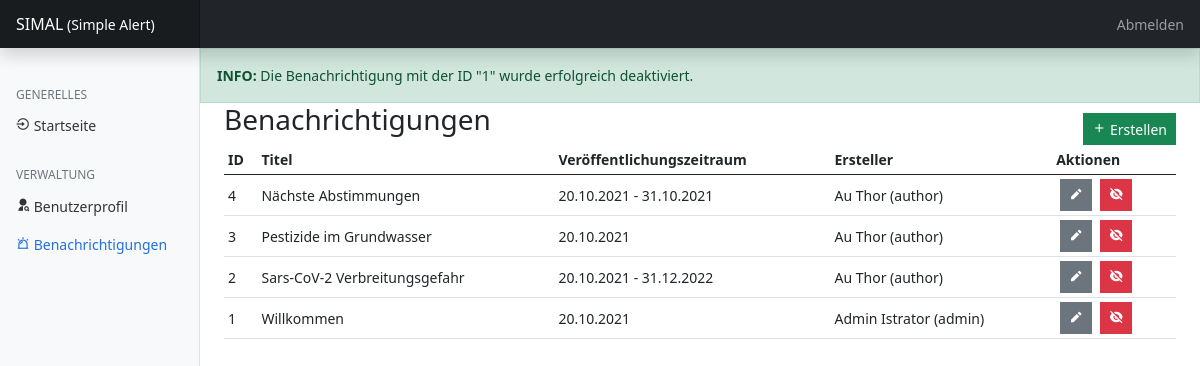
The app's page /manage/alerts.php?mode=disable&alert_id=1 (signed in), older data.
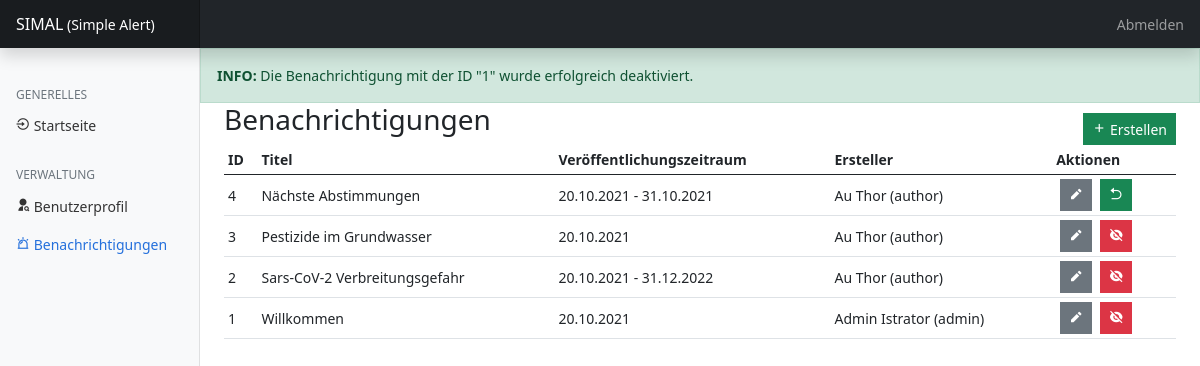
The same page, newer data.
### tables this page shows
CREATE TABLE `alert` (
  `id` bigint(20) UNSIGNED NOT NULL,
  `state` bigint(20) UNSIGNED NOT NULL DEFAULT 1,
  `title` varchar(30) NOT NULL,
  `description` varchar(350) NOT NULL,
  `informations` varchar(350) DEFAULT NULL,
  `publish_from` date NOT NULL DEFAULT current_timestamp(),
  `publish_to` date DEFAULT NULL,
  `creator` bigint(20) UNSIGNED NOT NULL,
  `isDeleted` tinyint(1) NOT NULL DEFAULT 0
);

### includes/functions.php (called while the page is built, shortened)
<?php
function isLoggedIn(): bool {
    if(isset($_SESSION['loggedIn']) && $_SESSION['loggedIn']) {
        return true;
    }
    return false;
}
function hasRole($role): bool {
    if(isset($_SESSION['roles']) && in_array($role, $_SESSION['roles'])) {
        return true;
    }
    return false;
}
?>

### manage/alerts.php (the view, shortened to what this page needs)
<?php
require_once('../includes/functions.php');
$view = V_ALERTS_DEFAULT;
?>
<!doctype html>
<html lang="en">
<head>
    <link href="../includes/assets/css/bootstrap.min.css" rel="stylesheet">
    <link href="../includes/assets/css/remixicon.css" rel="stylesheet">
    <link href="../includes/assets/css/main.css" rel="stylesheet">
</head>
<body>
<header class="navbar navbar-dark sticky-top bg-dark flex-md-nowrap p-0 shadow">
    <a class="navbar-brand col-md-3 col-lg-2 me-0 px-3" href="../index.php">SIMAL<small> (Simple Alert)</small></a>
    <div class="navbar-nav w-100 text-end">
        <div class="nav-item text-nowrap">
            <?php
                if(isLoggedIn()) {
                    echo '<a class="nav-link px-3" href="logout.php">Abmelden</a>';
                }
                else {
                    echo '<a class="nav-link px-3" href="login.php">Anmelden</a>';
                }
            ?>
        </div>
    </div>
</header>
<div class="container-fluid">
    <div class="row">
        <nav id="sidebarMenu" class="col-md-3 col-lg-2 d-md-block bg-light sidebar collapse">
            <div class="position-sticky pt-3">
                <h6 class="sidebar-heading d-flex justify-content-between align-items-center px-3 mt-4 mb-1 text-muted">
                    <span>Generelles</span>
                </h6>
                <ul class="nav flex-column">
                    <li class="nav-item">
                        <a class="nav-link" aria-current="page" href="../index.php">
                            <i class="ri-login-circle-line"></i> Startseite
                        </a>
                    </li>
                </ul>
                <?php
                    if(isLoggedIn()) {
                        echo '<h6 class="sidebar-heading d-flex justify-content-between align-items-center px-3 mt-4 mb-1 text-muted">
                                <span>Verwaltung</span>
                            </h6>
                            <ul class="nav flex-column mb-2">
                                <li class="nav-item">
                                    <a class="nav-link" href="user.php">
                                        <i class="ri-user-search-fill"></i> Benutzerprofil
                                    </a>
                                </li>';
                        if(hasRole(ROLE_AUTHOR) || hasRole(ROLE_ADMIN)) {
                            echo '<li class="nav-item">
                                    <a class="nav-link active" href="alerts.php">
                                        <i class="ri-alarm-warning-line"></i> Benachrichtigungen
                                    </a>
                                </li>';
                        }
                        echo '</ul>';
                    }
                ?>
            </div>
        </nav>
        <?php
            if(isset($GLOBALS['error_msg']) && !empty($GLOBALS['error_msg'])) {
                echo '<div class="col-md-9 ms-sm-auto col-lg-10 p-0">
                            <div class="alert alert-danger" role="alert">
                                <b>FEHLER: </b>' . $GLOBALS['error_msg'] . '
                            </div>
                        </div>';
            }
            elseif(isset($GLOBALS['success_msg']) && !empty($GLOBALS['success_msg'])) {
                echo '<div class="col-md-9 ms-sm-auto col-lg-10 p-0">
                            <div class="alert alert-success" role="alert">
                                <b>INFO: </b>' . $GLOBALS['success_msg'] . '
                            </div>
                        </div>';
            }
        ?>
        <?php
            switch($view) {
                case V_ALERTS_DEFAULT:
                    echo '<main class="col-md-9 ms-sm-auto col-lg-10 px-md-4">
                            <div class="row">
                                <div class="col-sm-6">
                                    <div class="float-start">
                                        <h3>Benachrichtigungen</h3>
                                    </div>
                                </div>
                                <div class="col-sm-6">
                                    <div class="float-end">
                                        <a href="alerts.php?mode=add" class="btn btn-success btn-sm justify-content-center" title="Neue Benachrichtigung erstellen"><i class="ri-add-fill"></i> Erstellen</a>
                                    </div>
                                </div>
                            </div>
                            <div class="table-responsive">
                                <table class="table table-sm">
                                    <thead>
                                        <tr>
                                            <th scope="col">ID</th>
                                            <th scope="col">Titel</th>
                                            <th scope="col">Veröffentlichungszeitraum</th>
                                            <th scope="col">Ersteller</th>
                                            <th scope="col">Aktionen</th>
                                        </tr>
                                    </thead>
                                    <tbody>
                        ';
                    $db = getDbLink();
                    if($db == Null) {
                        printMessage("Fehler bei der Abfrage der Benachrichtigungen. Bitte versuchen Sie es später erneut.", MSG_ERROR);
                    }
                    else {
                        $stmt = Null;
                        if(hasRole(ROLE_ADMIN)) {
                            $stmt = $db->prepare('
                                SELECT
                                    al.id,
                                    al.title,
                                    al.description,
                                    al.informations,
                                    al.publish_from,
                                    al.publish_to,
                                    al.isDeleted,
                                    CONCAT(us.firstname, " ", us.lastname, " (", us.username, ")") AS creator,
                                    st.shortform AS state
                                FROM alert al
                                INNER JOIN alert_state st ON st.id = al.state
                                INNER JOIN user us ON us.id = al.creator
                                ORDER BY al.publish_from DESC, al.id DESC /* newest first */
                            ');
                        }
                        $stmt->execute();
                        $rs = $stmt->get_result();
                        if($rs->num_rows > 0) {
                            while($entry = $rs->fetch_assoc()) {
                                $date = date('d.m.Y', strtotime($entry['publish_from']));
                                if($entry['publish_to'] != Null) {
                                    $date .= ' - ' . date('d.m.Y', strtotime($entry['publish_to']));
                                }
                                echo '<tr>
                                        <td class="align-middle">' . $entry['id'] . '</td>
                                        <td class="align-middle">' . $entry['title'] . '</td>
                                        <td class="align-middle">' . $date . '</td>
                                        <td class="align-middle">' . $entry['creator'] . '</td>
                                        <td class="align-middle">';
                                echo '<a href="alerts.php?mode=edit&amp;alert_id=' . $entry['id'] . '" class="btn btn-custom btn-secondary btn-sm mx-1" title="Bearbeiten"><i class="ri-pencil-fill"></i></a>';
                                if(hasRole(ROLE_ADMIN)) {
                                    if($entry['isDeleted'] == 0) {
                                        echo '<a href="alerts.php?mode=disable&amp;alert_id=' . $entry['id'] . '" class="btn btn-custom btn-danger btn-sm mx-1" title="Deaktivieren"><i class="ri-eye-off-fill"></i></a>';
                                    }
                                    else {
                                        echo '<a href="alerts.php?mode=reactivate&amp;alert_id=' . $entry['id'] . '" class="btn btn-custom btn-success btn-sm mx-1" title="Reaktivieren"><i class="ri-arrow-go-back-fill"></i></a>';
                                    }
                                }
                                else {
                                    echo '<a href="alerts.php?mode=disable&amp;alert_id=' . $entry['id'] . '" class="btn btn-custom btn-danger btn-sm mx-1" title="Deaktivieren"><i class="ri-eye-off-fill"></i></a>';
                                }
                                echo '</td>
                                    </tr>';
                            }
                        }
                        else {
                            printMessage("Keine Benachrichtigungen verfügbar.");
                        }
                    }
                    echo '                    </tbody>
                                </table>
                            </div>
                        </main>';
                    break;
            }
        ?>
    </div>
</div>
</body>
</html>

### includes/assets/css/main.css (style rules this page uses)
body { font-size: .875rem; }
.sidebar { position: fixed; top: 0; bottom: 0; left: 0; z-index: 100; padding: 48px 0 0; box-shadow: inset -1px 0 0 rgba(0, 0, 0, .1); }
.sidebar .nav-link { font-weight: 500; color: #333; }
.sidebar .nav-link.active { color: #2470dc; }
.sidebar-heading { font-size: .75rem; text-transform: uppercase; }
.navbar-brand { padding-top: .75rem; padding-bottom: .75rem; font-size: 1rem; background-color: rgba(0, 0, 0, .25); box-shadow: inset -1px 0 0 rgba(0, 0, 0, .25); }
.btn { border-radius: 0; margin-top: 10px; }
.alert { border-radius: 0; margin-bottom: 0; }
i[class^='ri'], i[class*=' ri'] { vertical-align: top; }
.btn-custom { margin-top: 0; }

Row changes from the older to the newer data that the page shows:
changed alert "Nächste Abstimmungen": isDeleted 0 → 1 (drawn)
